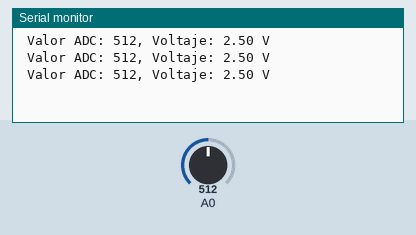
Recording of a sketch running on a simulated Arduino Uno, built with avr-gcc and run on an emulated ATmega328P. Shown: the last lines printed to the serial monitor. Inputs (shaded band) come from the test bench; at power-on: A0 = 512.

Above: at 1.3 s.
1.4 s: A0 set to 716
At 1.9 s:
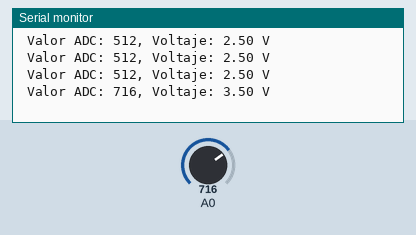
2.9 s: A0 set to 900
At 3.4 s:
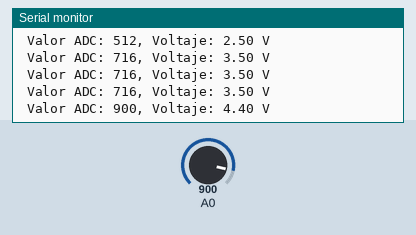
Timing chart, 0 to 5.9 s (numbered marks = the images above; inputs shaded):
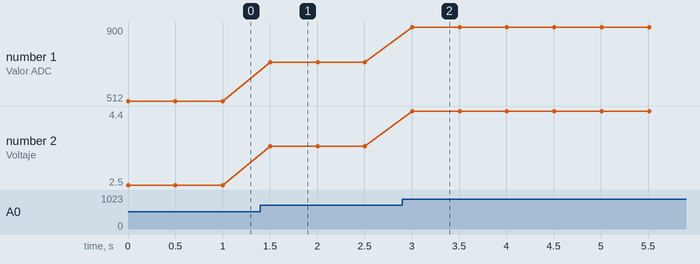

Measured:
- after the input at 1.4 s, the serial monitor: prints a new line after 0.10 s (image 1)
- after the input at 2.9 s, the serial monitor: prints a new line after 0.11 s (image 2)
- plotted number 1: 512 → 716 after the input at 1.4 s, 716 → 900 after the input at 2.9 s
- plotted number 2: 2.5 → 3.5 after the input at 1.4 s, 3.5 → 4.4 after the input at 2.9 s

The sketch:

sketch_feb28a_EVIDENCIA_3.ino
```cpp
#include <Arduino.h>
void setup() {

  Serial.begin(9600);
}
void loop() {
  int valor = analogRead(A0);
  float voltaje = valor * (5.0 / 1023.0);

  Serial.print(" Valor ADC: ");
  Serial.print(valor);
  Serial.print(", Voltaje: ");
  Serial.print(voltaje);
  Serial.print( " V");
  Serial.println();

  delay(500);
}
```
